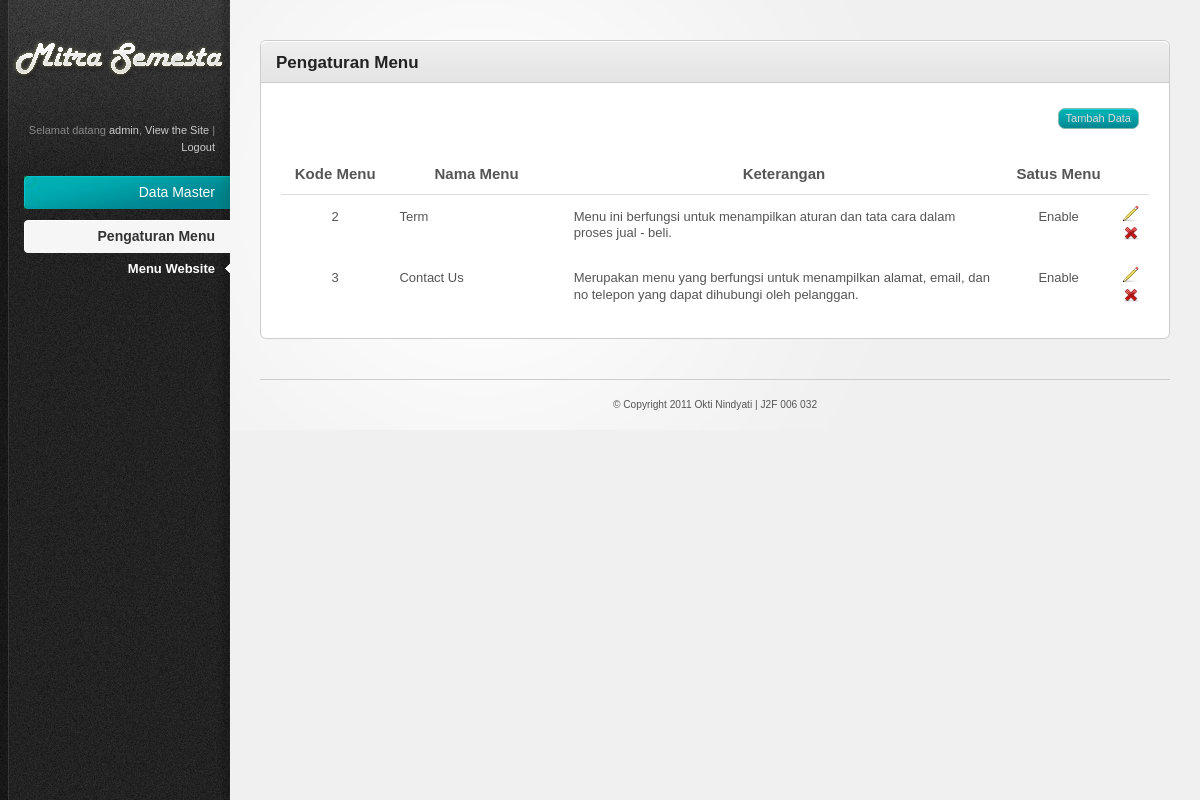
Page /index.php/admin/menu (signed in) on the committed database.
### tables this page shows
CREATE TABLE IF NOT EXISTS `menu` (
  `KodeMenu` int(11) NOT NULL AUTO_INCREMENT,
  `NamaMenu` varchar(25) NOT NULL,
  `Keterangan` text NOT NULL,
  `StatusMenu` enum('Enable','Disable') NOT NULL,
  `IsiMenu` text NOT NULL,
  PRIMARY KEY (`KodeMenu`)
);

### system/application/controllers/admin/menu.php (called while the page is built, shortened)
<?php
Class Menu extends Controller{
	function Menu(){
		if(isset($_SESSION["username"]) && $_SESSION['level']=='Admin'){
			$this->load->model('menu_model');
		}else{
			redirect('home');
		}
	}
	function index(){
		$data['judul'] = "Pengaturan Menu";
		$result = $this->menu_model->get_menu();
		$subdata['result_menu'] = $result;
		$data['content'] = $this->load->view('admin/pengaturan_menu_view',$subdata,TRUE);
		$this->load->view("template_admin/template",$data);
	}
}

### system/codeigniter/CodeIgniter.php (called while the page is built, shortened)
<?php  if ( ! defined('BASEPATH')) exit('No direct script access allowed');
$EXT =& load_class('Hooks');
$EXT->_call_hook('pre_system');
$URI =& load_class('URI');
$RTR =& load_class('Router');
$method = $RTR->fetch_method();
$EXT->_call_hook('pre_controller');
$CI = new $class();
if ($RTR->scaffolding_request === TRUE)
{
	if ($EXT->_call_hook('scaffolding_override') === FALSE)
	{
		$CI->_ci_scaffolding();
	}
}
else
{
	if (method_exists($CI, '_remap'))
	{
		$CI->_remap($method);
	}
	else
	{
		call_user_func_array(array(&$CI, $method), array_slice($URI->rsegments, 2));
	}
}

### index.php (called while the page is built, shortened)
<?php
require_once BASEPATH.'codeigniter/CodeIgniter'.EXT;

### system/codeigniter/Base5.php (called while the page is built)
<?php  if ( ! defined('BASEPATH')) exit('No direct script access allowed');
class CI_Base {
	private static $instance;
	public function CI_Base()
	{
		self::$instance =& $this;
	}
	public static function &get_instance()
	{
		return self::$instance;
	}
}
function &get_instance()
{
	return CI_Base::get_instance();
}

### system/application/models/menu_model.php (called while the page is built, shortened)
<?php
Class Menu_model extends Model{
	function get_menu(){
		$query = $this->db->get('menu');
		if($query->num_rows()>0){
			return $query->result();
		}else{
			return false;
		};
	}
}

### system/application/views/admin/pengaturan_menu_view.php (the view, shortened to what this page needs)
<div style="float:right;margin:5px 10px 25px 5px"><a class="button" href="<?=site_url("admin/menu/add_menu/")?>">Tambah Data</a></div>
<div class="tab-content default-tab" id="tab1">
	<table width="100%">
		<thead>
			<tr>
			   <th width="100px"><center>Kode Menu</center></th>
			   <th width="180px"><center>Nama Menu</center></th>
			   <th width="500px"><center>Keterangan</center></th>
			   <th width="100px"><center>Satus Menu</center></th>
			   <th></th>
			</tr>
		</thead>
		<tbody>
				<?php if($result_menu){
					foreach($result_menu as $num_row => $row)
				{?>
				<td><center><?=$row->KodeMenu;?></center></td>
				<td><?=$row->NamaMenu;?></td>
				<td><?=$row->Keterangan;?></td>
				<td><center><?=$row->StatusMenu;?></center></td>
				<td><center>
					 <a href="<?=site_url("admin/menu/edit_menu/".$row->KodeMenu)?>" title="Edit"><img src="<?=base_url()?>system/application/views/template_admin/resources/images/icons/pencil.png" alt="Edit" /></a>
					 <a href="<?=site_url("admin/menu/delete_menu/".$row->KodeMenu)?>" title="Hapus" class="delete"><img src="<?=base_url()?>system/application/views/template_admin/resources/images/icons/cross.png" alt="Delete" /></a>
				</center></td>
				<?php
				};
				}
				?>
		</tbody>
	</table>
</div>

### system/application/views/template_admin/resources/css/style.css (style rules this page uses)
html { font-size: 100%; height: 100%; margin-bottom: 1px; }
body { font-family: Arial, Helvetica, sans-serif; color: #555; background: #f0f0f0 url('../images/bg-body.gif') top left repeat-y; font-size: 12px; }
a { color: #84bab2; text-decoration: none; }
.button { font-family: Verdana, Arial, sans-serif; display: inline-block; background: #3e4e5a url('../images/bg-button-blue.jpg') top left repeat-x !important; border: 1px solid #84bab2 !important; padding: 4px 7px 4px 7px !important; color: #ddd !important; font-size: 11px !important; cursor: pointer; }
#main-content table { border-collapse: collapse; }
#main-content table thead th { font-weight: bold; font-size: 15px; border-bottom: 1px solid #ddd; }
#main-content table td, #main-content table th { padding: 10px; line-height: 1.3em; }

### system/application/views/template_admin/resources/css/invalid.css (style rules this page uses)
.button, #main-content table tfoot td .bulk-actions select, .pagination a.number, form input.text-input, form textarea, form .wysiwyg, form select { -moz-border-radius: 7px; -webkit-border-radius: 7px; border-radius: 7px; }

### rows in the picture
menu: KodeMenu "2", NamaMenu "Term", Keterangan "Menu ini berfungsi untuk menampilkan aturan dan tata cara dalam proses jual - beli.", StatusMenu "Enable"
menu: KodeMenu "3", NamaMenu "Contact Us", Keterangan "Merupakan menu yang berfungsi untuk menampilkan alamat, email, dan no telepon yang dapat dihubungi oleh pelanggan.", StatusMenu "Enable"

### other values in the picture
$_SESSION['username'] "admin"
$judul "Pengaturan Menu"
